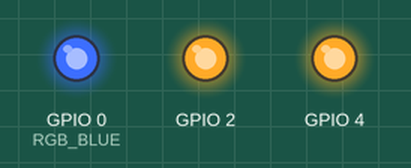
Simulated run of this sketch. Board: ESP32. Parts: output pins drawn as LEDs (lit = HIGH).

Above: at 0.1 s.
At 8.6 s:
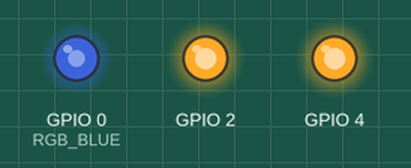
At 25.6 s:
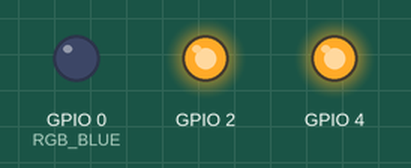
At 39.75 s:
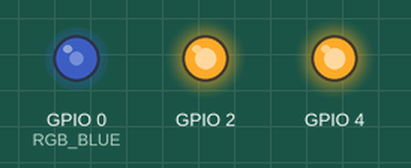
Timing chart, 0 to 40.0 s (numbered marks = the images above):
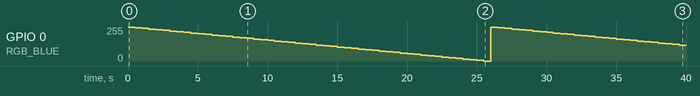

Measured:
- by itself, GPIO 0 (RGB_BLUE): 255/255 → 249/255 at 0.50 s, → 244/255 0.50 s later, → 239/255 0.50 s later, → 234/255 0.50 s later, … (79 changes in this stretch)

The sketch:

pwm.ino.ino
```cpp
byte RGB_BLUE = 0;
int frequency = 1000;
int resolution = 8;
int channel = 0;

void setup() {
  pinMode(RGB_BLUE, OUTPUT);
  digitalWrite(RGB_BLUE, HIGH);
  pinMode(2, OUTPUT);
  digitalWrite(2, HIGH);
  pinMode(4, OUTPUT);
  digitalWrite(4, HIGH);
  ledcSetup(channel, frequency, resolution);
  ledcAttachPin(RGB_BLUE, channel);


}

void loop() {
  for (int d = 255; d >= 0; d -= 5) {
    ledcWrite(channel, d);
    delay(500);
  }
}
```
